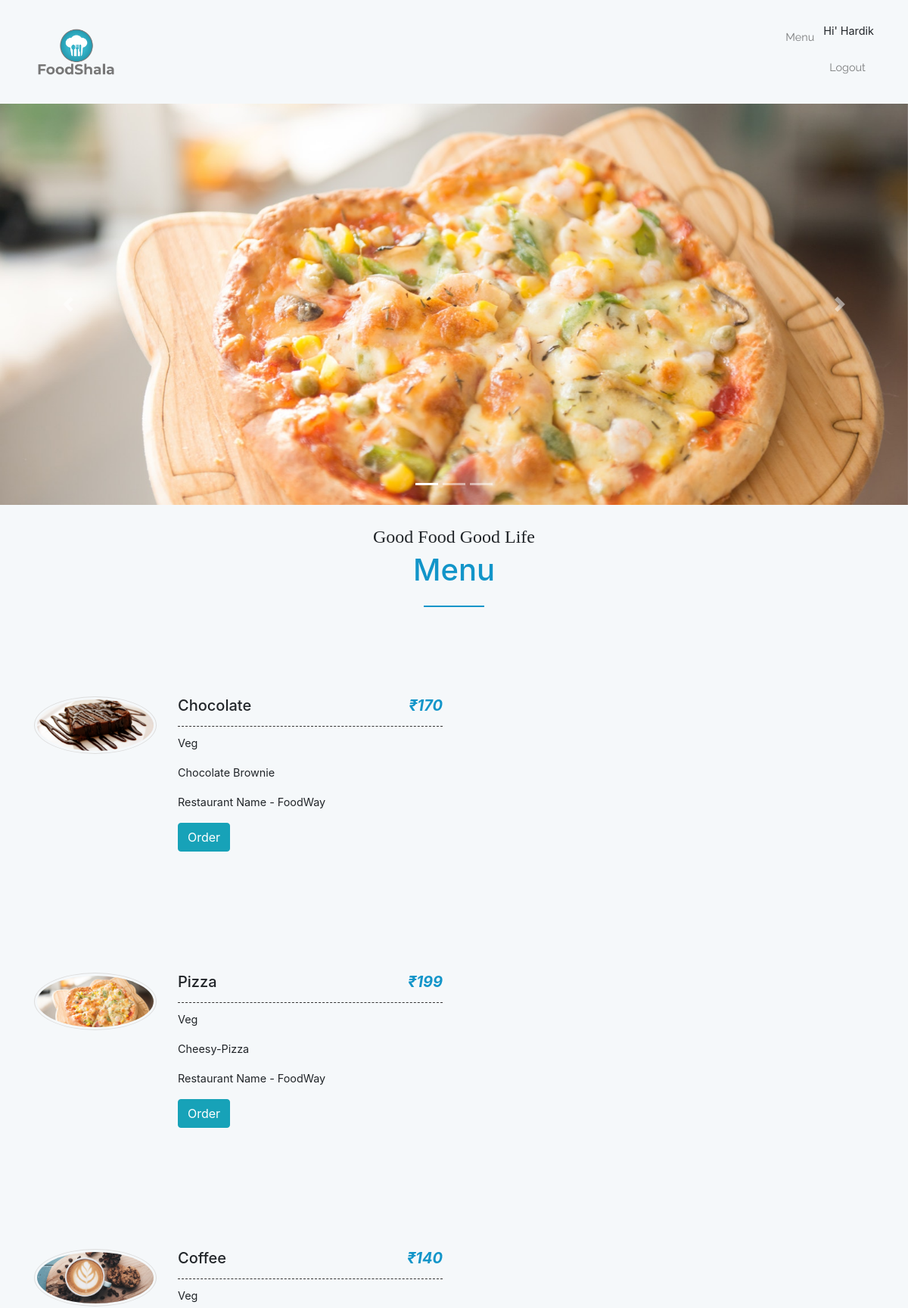
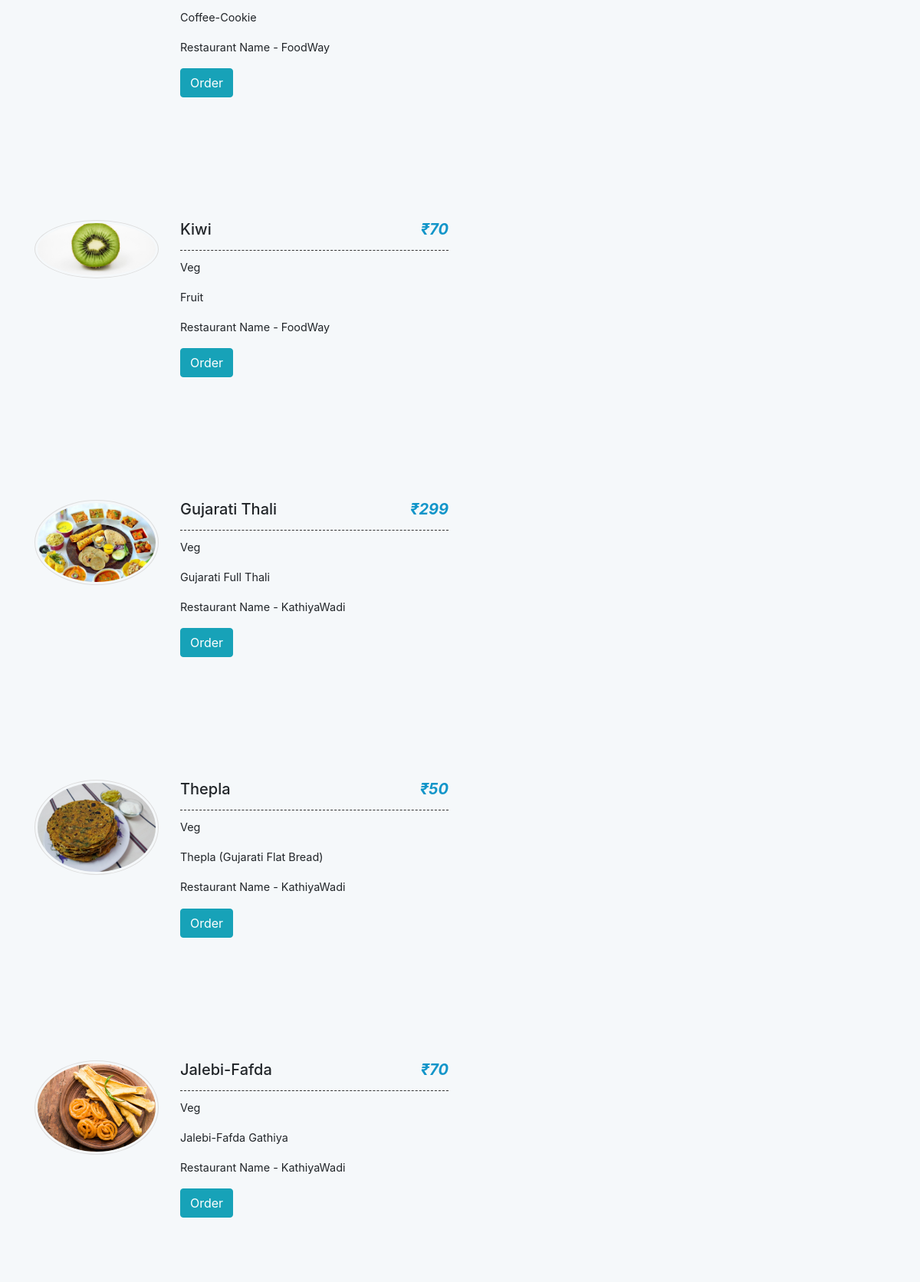
Page /cust_dashboard.php (signed in, upper part) on the committed database (2 pictures, top to bottom).
### tables this page shows
CREATE TABLE `customer` (
  `cust_id` int(10) NOT NULL,
  `uname` varchar(40) NOT NULL,
  `email` varchar(40) NOT NULL,
  `pass` varchar(40) NOT NULL,
  `preference` varchar(40) NOT NULL
);

CREATE TABLE `food_item` (
  `item_id` int(10) NOT NULL,
  `rest_id` int(10) NOT NULL,
  `item_name` varchar(40) NOT NULL,
  `item_img` varchar(300) NOT NULL,
  `item_price` int(150) NOT NULL,
  `item_desc` varchar(40) NOT NULL,
  `item_type` varchar(40) NOT NULL
);

CREATE TABLE `restaurant` (
  `rest_id` int(10) NOT NULL,
  `r_nm` varchar(40) NOT NULL,
  `r_email` varchar(40) NOT NULL,
  `r_pass` varchar(40) NOT NULL
);

### cust_dashboard.php (the view, shortened to what this page needs)
<?php
include_once 'dbconnect.php';
$res=mysqli_query($con,"SELECT * FROM customer WHERE cust_id=".$_SESSION['user']);
$userRow=mysqli_fetch_array($res);
?>
<html>
<head>
<link rel="stylesheet" href="https://maxcdn.bootstrapcdn.com/bootstrap/4.0.0/css/bootstrap.min.css">
<link rel="stylesheet" href="style.css" type="text/css" />
</head>
<body>
<nav class="navbar navbar-expand-lg navbar-light navbar-laravel">
    <div class="container">
    <img class="navbar-brand" src="images/logo.png" id="logo_custom" width="10%" alt="logo" onclick="window.location.href = 'cust_dashboard.php';">
        <div class="collapse navbar-collapse" id="navbarSupportedContent">
            <ul class="navbar-nav ml-auto">
            <li class="nav-item">
                    <a class="nav-link" href="#menu">Menu</a>
            </li>
            <li class="nav-item">
        	    <p>Hi' <?php echo $userRow['uname']; ?></p><a class="nav-link" href="logout.php?logout">Logout</a>
            </li>
            </ul>
        </div>
    </div>
</nav>
<div id="carouselExampleIndicators" class="carousel slide" data-ride="carousel">
  <ol class="carousel-indicators">
    <li data-target="#carouselExampleIndicators" data-slide-to="0" class="active"></li>
    <li data-target="#carouselExampleIndicators" data-slide-to="1"></li>
    <li data-target="#carouselExampleIndicators" data-slide-to="2"></li>
  </ol>
  <div class="carousel-inner">
    <div class="carousel-item active">
      <img class="d-block w-100" src="images/slide1.jpg" alt="First slide">
    </div>
  </div>
  <a class="carousel-control-prev" href="#carouselExampleIndicators" role="button" data-slide="prev">
    <span class="carousel-control-prev-icon" aria-hidden="true"></span>
  </a>
  <a class="carousel-control-next" href="#carouselExampleIndicators" role="button" data-slide="next">
    <span class="carousel-control-next-icon" aria-hidden="true"></span>
  </a>
</div>
<br>
<?php
	include_once 'dbconnect.php';
	$sql = "select food_item.*, restaurant.r_nm from food_item, restaurant where food_item.rest_id=restaurant.rest_id";
	$result = $con->query($sql) or die($con->error);
?>
<section class="menu_list mt-60 mb-60">
	 <div class="container">
		<div class="row">
		   <div class="col-xl-12">
			  <div class="section-title text-center mb-60">
				 <p>Good Food Good Life</p>
				 <h4>Menu</h4>
			  </div>
		   </div>
		</div>
<?php
	while($row = $result->fetch_assoc()){ ?>
		   <div class="row">
		   <div class="tab-content col-xl-12" id="myTabContent">
			  <div class="tab-pane fade active show" id="veg" role="tabpanel" aria-labelledby="veg-tab">
				 <div class="row">
					<div class="col-md-6">
					   <div class="single_menu_list">
						  <img src="<?php echo $row['item_img']; ?>" alt="">
						  <div class="menu_content">
						  	<h4><?php echo ucwords($row['item_name']); ?><span><?php echo '₹'.$row['item_price']; ?></span></h4>
							 <p><?php echo ucfirst($row['item_type']); ?></p>
							 <p><?php echo ucfirst($row['item_desc']); ?></p>
							 <p>Restaurant Name - <?php echo ucwords($row['r_nm']) ?></p>
							 <form class="cart-form" action="add_order.php" method="post">
							 <button class="btn  btn-info pull-right" name="addCartBtn" id="addCartBtnid" >Order</button>
							 </form>
							</div>
					   </div>
					</div>
				 </div>
			  </div>
			  <?php } ?>
		   </div>
</div>
</section>
</body>
</html>

### style.css (style rules this page uses)
body { margin: 0; font-size: .9rem; font-weight: 400; line-height: 1.6; color: #212529; text-align: left; background-color: #f5f8fa; }
.navbar-laravel { box-shadow: 0 2px 4px rgba(0,0,0,.04); }
.navbar-brand , .nav-link, .my-form, .login-form { font-family: Raleway, sans-serif; }
.mb-60 { margin-bottom: 60px; }
.section-title p { font-size: 24px; font-family: Oleo Script; margin-bottom: 0px; }
.section-title h4 { font-size: 40px; text-transform: capitalize; color: #1295C9; position: relative; display: inline-block; padding-bottom: 25px; }
.section-title h4::before { width: 80px; height: 1.5px; bottom: 0; left: 50%; margin-left: -40px; }
.section-title h4::before, .section-title h4::after { position: absolute; content: ""; background-color: #1295C9; }
#myTabContent { margin-top: 50px; }
.nav-item a { color: #333; }
.single_menu_list { position: relative; padding-left: 190px; margin-bottom: 110px; }
.single_menu_list img { max-width: 30%; position: absolute; left: 0px; top: 0; border: 1px solid #ddd; padding: 3px; border-radius: 50%; transition: .4s }
.single_menu_list h4 { font-size: 20px; border-bottom: 1px dashed #333; padding-bottom: 15px; margin-bottom: 10px; }
.single_menu_list h4 span { float: right; font-weight: bold; color: #1295C9; font-style: italic; }

### rows in the picture
customer: uname "Hardik"
food_item: item_img (picture), item_name "Chocolate", item_price "170", item_type "Veg", item_desc "Chocolate Brownie", rest.r_nm "FoodWay"
food_item: item_img (picture), item_name "Pizza", item_price "199", item_type "Veg", item_desc "Cheesy-Pizza", rest.r_nm "FoodWay"
food_item: item_img (picture), item_name "Coffee", item_price "140", item_type "Veg", item_desc "Coffee-Cookie", rest.r_nm "FoodWay"
food_item: item_img (picture), item_name "Kiwi", item_price "70", item_type "Veg", item_desc "Fruit", rest.r_nm "FoodWay"
food_item: item_img (picture), item_name "Gujarati Thali", item_price "299", item_type "Veg", item_desc "Gujarati Full Thali", rest.r_nm "KathiyaWadi"
food_item: item_img (picture), item_name "Thepla", item_price "50", item_type "Veg", item_desc "Thepla (Gujarati Flat Bread)", rest.r_nm "KathiyaWadi"
food_item: item_img (picture), item_name "Jalebi-Fafda", item_price "70", item_type "Veg", item_desc "Jalebi-Fafda Gathiya", rest.r_nm "KathiyaWadi"
